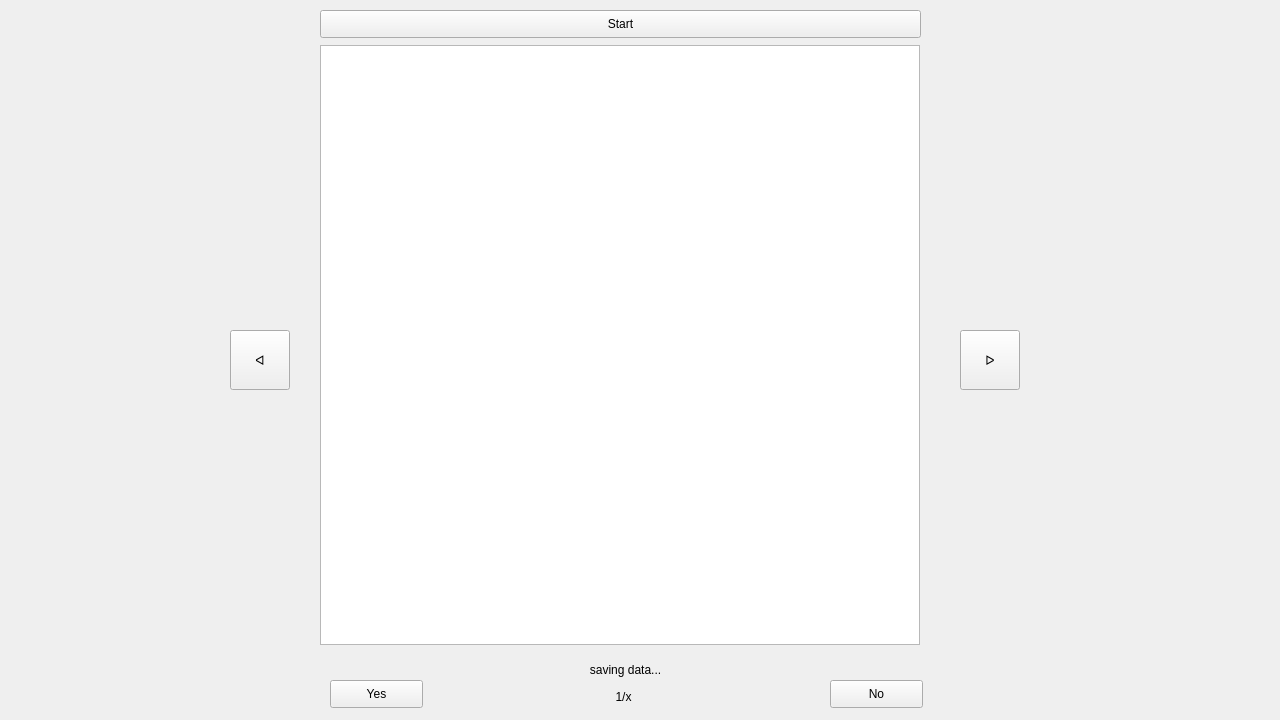
<?xml version="1.0" encoding="UTF-8"?>
<ui version="4.0">
 <class>BinaryLabeling</class>
 <widget class="QWidget" name="BinaryLabeling">
  <property name="geometry">
   <rect>
    <x>0</x>
    <y>0</y>
    <width>1280</width>
    <height>720</height>
   </rect>
  </property>
  <property name="windowTitle">
   <string>BinaryLabeling</string>
  </property>
  <widget class="QWidget" name="frame" native="true">
   <property name="geometry">
    <rect>
     <x>315</x>
     <y>40</y>
     <width>610</width>
     <height>610</height>
    </rect>
   </property>
   <property name="autoFillBackground">
    <bool>false</bool>
   </property>
   <widget class="QGraphicsView" name="img">
    <property name="geometry">
     <rect>
      <x>5</x>
      <y>5</y>
      <width>600</width>
      <height>600</height>
     </rect>
    </property>
   </widget>
  </widget>
  <widget class="QPushButton" name="btn_yes">
   <property name="geometry">
    <rect>
     <x>330</x>
     <y>680</y>
     <width>93</width>
     <height>28</height>
    </rect>
   </property>
   <property name="text">
    <string>Yes</string>
   </property>
  </widget>
  <widget class="QPushButton" name="btn_no">
   <property name="geometry">
    <rect>
     <x>830</x>
     <y>680</y>
     <width>93</width>
     <height>28</height>
    </rect>
   </property>
   <property name="text">
    <string>No</string>
   </property>
  </widget>
  <widget class="QLabel" name="label_currnum">
   <property name="geometry">
    <rect>
     <x>600</x>
     <y>690</y>
     <width>47</width>
     <height>13</height>
    </rect>
   </property>
   <property name="text">
    <string>1/x</string>
   </property>
   <property name="alignment">
    <set>Qt::AlignCenter</set>
   </property>
  </widget>
  <widget class="QPushButton" name="btn_next">
   <property name="geometry">
    <rect>
     <x>960</x>
     <y>330</y>
     <width>60</width>
     <height>60</height>
    </rect>
   </property>
   <property name="layoutDirection">
    <enum>Qt::RightToLeft</enum>
   </property>
   <property name="text">
    <string>ᐅ</string>
   </property>
  </widget>
  <widget class="QPushButton" name="btn_prev">
   <property name="geometry">
    <rect>
     <x>230</x>
     <y>330</y>
     <width>60</width>
     <height>60</height>
    </rect>
   </property>
   <property name="text">
    <string>ᐊ</string>
   </property>
  </widget>
  <widget class="QPushButton" name="ptn_start">
   <property name="geometry">
    <rect>
     <x>320</x>
     <y>10</y>
     <width>601</width>
     <height>28</height>
    </rect>
   </property>
   <property name="text">
    <string>Start</string>
   </property>
  </widget>
  <widget class="QLabel" name="loading">
   <property name="geometry">
    <rect>
     <x>520</x>
     <y>660</y>
     <width>211</width>
     <height>20</height>
    </rect>
   </property>
   <property name="text">
    <string>saving data...</string>
   </property>
   <property name="alignment">
    <set>Qt::AlignCenter</set>
   </property>
  </widget>
 </widget>
 <resources/>
 <connections/>
</ui>
